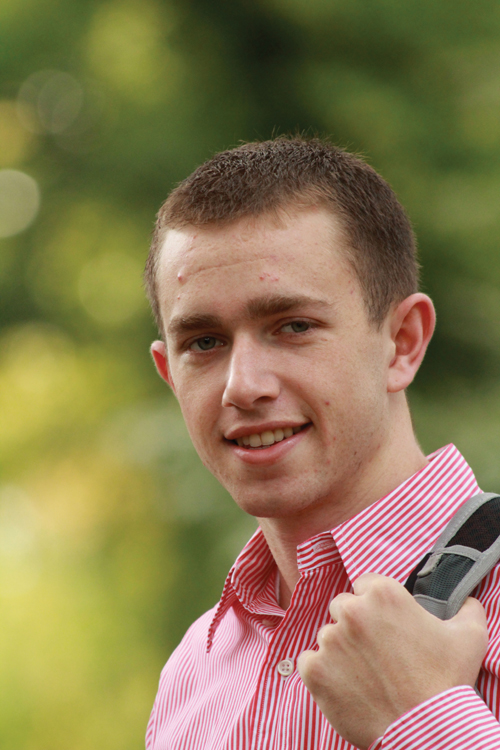
#> input picture Image Processing/Assets/person.jpg, 500 x 750 px
$ python Image_HaarCascade.py
#> lines starting #> are read from the running program, lines starting #| are printed output that depends on the picture; after the words box and inside, x2 and y2 are one past the last pixel; in counts of white or black regions, pixels touching at a corner belong together
import cv2
import numpy as np

face_cascade = cv2.CascadeClassifier("Gens/haarcascade_face.xml")
eye_cascade = cv2.CascadeClassifier("Gens/haarcascade_eye.xml")
img = cv2.imread("Assets/person.jpg")
#> img is the input picture: shape (750, 500, 3); mean B, G, R 82.8, 122.9, 139.1
img_gray = cv2.imread("Assets/person.jpg",0)
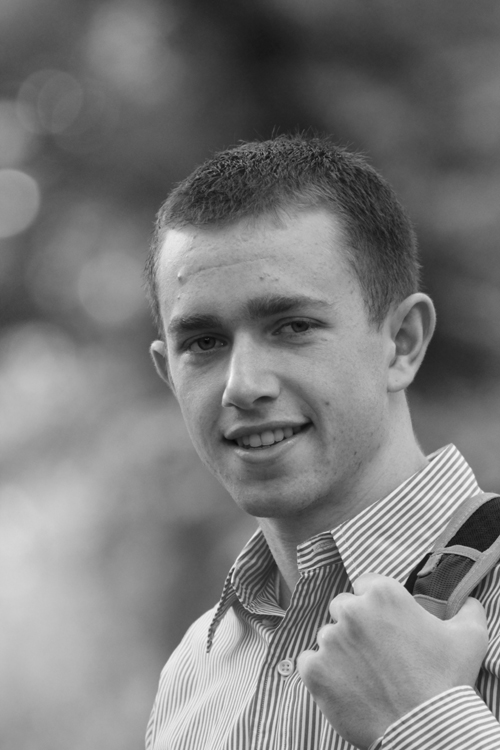
#> img_gray: shape (750, 500); min 6, max 250, mean 123.2

faces = face_cascade.detectMultiScale(img_gray, 1.3, 2)
#> faces = [[110, 223, 287, 287]]

for (x,y,w,h) in faces:
	cv2.rectangle(img, (x,y), (x+w, y+h), (255,0,0), 2)
	face = img_gray[y:y+h, x:x+w]
	eyes = eye_cascade.detectMultiScale(face, 1.3, 6)
	for (x1,y1,w1,h1) in eyes:
		cv2.rectangle(img, (x+x1, y+y1), (x+x1+w1, y+y1+h1), (0,255,0), 2)
#> this loop made 1 pass
#> (x, y, w, h, eyes) on pass 1: (110, 223, 287, 287, [[147, 83, 48, 48], [58, 87, 61, 61], [13, 50, 139, 139]])
#> pass 1, `face = img_gray[y:y+h, x:x+w]`:
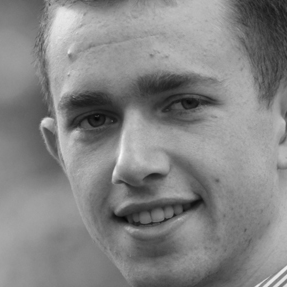
#> face: shape (287, 287); min 6, max 250, mean 132.1
#> after the loop:
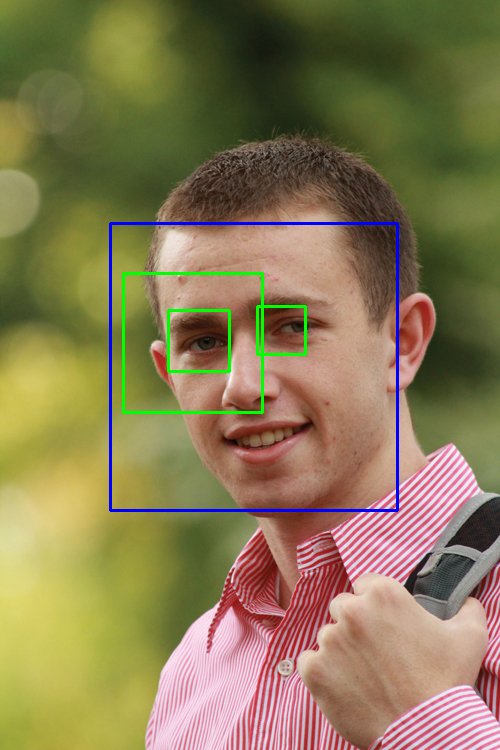
#> img: shape (750, 500, 3); 1.7% of pixels changed, all inside (x1, y1, x2, y2) = (109, 222, 399, 512)

cv2.imshow("Image",img)
cv2.waitKey(0)
cv2.destroyAllWindows()
